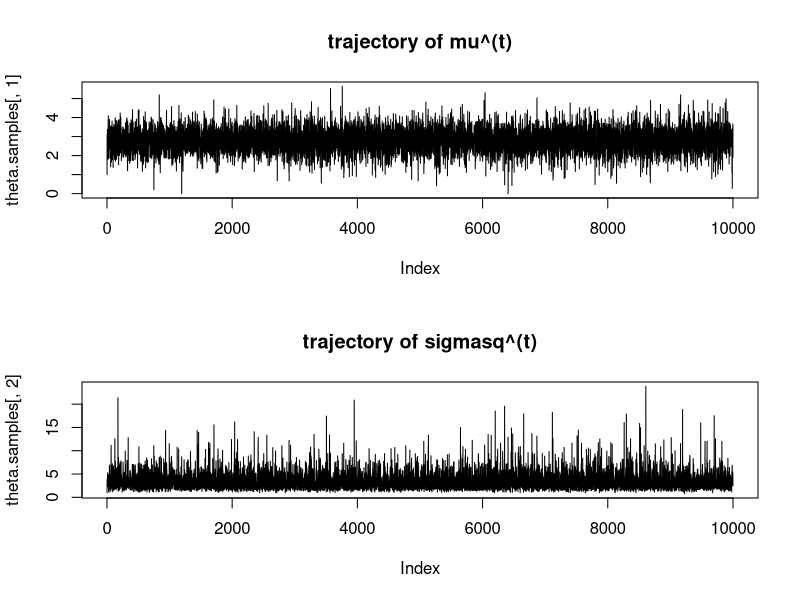
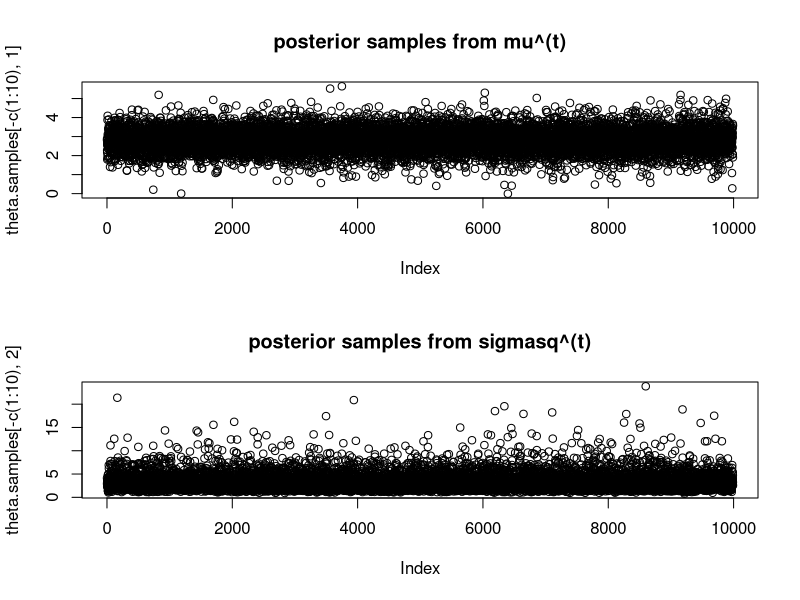
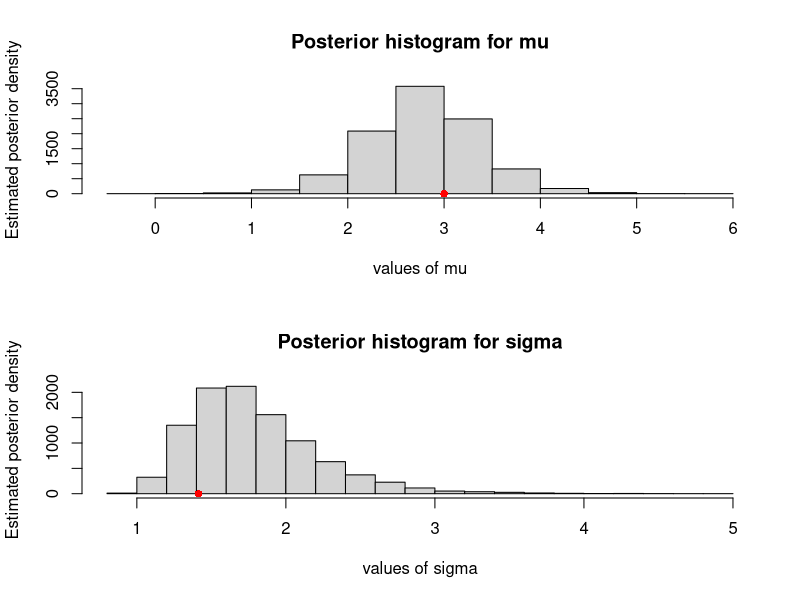
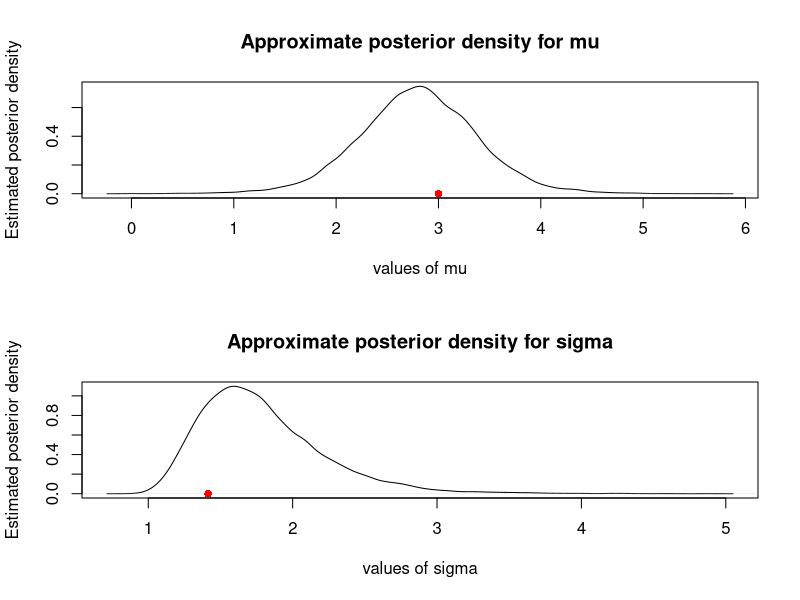
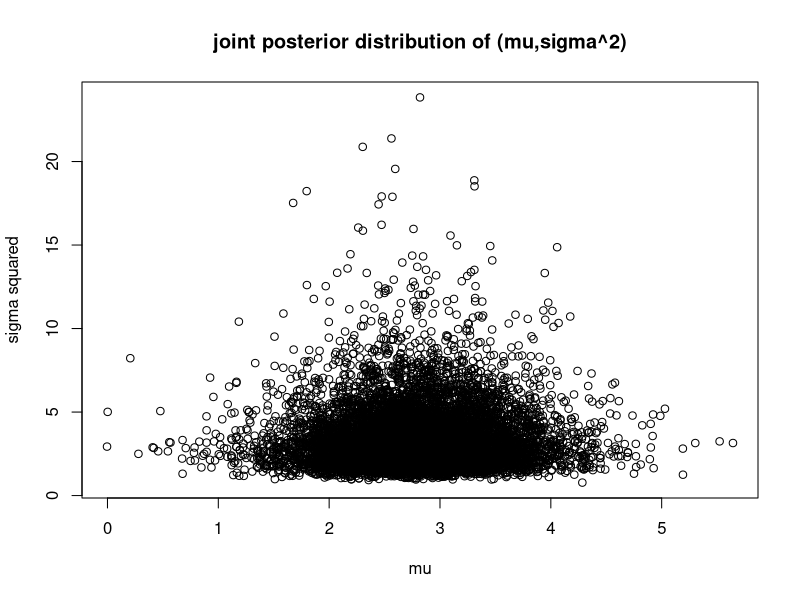

The R script that drew these images, in order:
## IN THIS CODE WE PERFORM GIBBS SAMPLING ON A 
## UNIVARIATE NORMAL MODEL WITH UNKNOWN MEAN AND VARIANCE

##  DEFINE THE PRIOR HYPERPARAMETERS
mu0<-0
sigma0sq<-100
nu0<-1
xi0sq<-0.01

##  SIMULATE A VECTOR OF OBSERVED DATAPOINTS
n<-10
true_mean<-3; true_var<-2
x<-rnorm(n,mean = true_mean,sd = sqrt(true_var))
##  COMPUTE RELEVANT SUMMARY STATISTICS
mean.x<-mean(x)

## DEFINE EMPTY MATRIX OF POSTERIOR SAMPLES
s<-10000
theta.samples<-matrix(NA,nrow = s,ncol = 2)

## INITIALIZE THE MARKOV CHAIN (mu,sigmasq) AT SOME ARBITRARY VALUES
mu<-1
sigmasq<-1
## SET TIME TO 1 AND STORE THE FIRST SAMPLE
t<-1
theta.samples[t,]<-c(mu,sigmasq)

for (t in 2:s){# SIMULATE THE MARKOV CHAIN (mu,sigmasq) FROM t=1 to t=s
  
  # COMPUTE THE UPDATED PARAMETERS OF THE FULL CONDITIONAL OF mu
  mun<-(mu0/sigma0sq+n*mean.x/sigmasq)/(1/sigma0sq+n/sigmasq)
  sigmansq<-1/(1/sigma0sq+n/sigmasq)
  # SIMULATE A NEW mu FROM ITS FULL CONDITIONAL
  mu<-rnorm(1,mean = mun,sd = sqrt(sigmansq))
  
  # COMPUTE THE UPDATED PARAMETERS OF THE FULL CONDITIONAL OF sigmasq
  nun<-nu0+n
  xinsq<-(nu0*xi0sq+sum((x-mun)^2))/nun
  # SIMULATE A NEW sigmasq FROM ITS FULL CONDITIONAL
  sigmasq<-1/rgamma(n = 1,shape = nun/2,rate = nun*xinsq/2)
  
  # STORE THE NEW VALUE OF THE MARKOV CHAIN IN THE MATRIX OF POSTERIOR SAMPLES
  theta.samples[t,]<-c(mu,sigmasq)
}

### PLOT THE TRAJECTORIES OF (mu,sigmasq) AND THE CORRESPONDING 
### samples (removing the first few iterations as "burn in")
###
par(mfrow=c(2,1))
plot(theta.samples[,1],type="l",main="trajectory of mu^(t)")
plot(theta.samples[,2],type="l",main="trajectory of sigmasq^(t)")

plot(theta.samples[-c(1:10),1],type="p",main="posterior samples from mu^(t)")
plot(theta.samples[-c(1:10),2],type="p",main="posterior samples from sigmasq^(t)")
par(mfrow=c(1,1))

### NOW YOU CAN DO ANY INFERENCE OF INTEREST USING THE SAMPLES
### FOR EXAMPLE: A GOOD SANITY CHECK WOULD BE TO COMPARE THE 
### POSTERIOR DISTRIBUTION WITH THE "TRUE" VALUE WE USED TO GENERATE THE SAMPLES
###
par(mfrow=c(2,1))
hist(theta.samples[-c(1:10),1],
     xlab="values of mu",ylab="Estimated posterior density",
     main="Posterior histogram for mu")
points(x = true_mean,y = 0,col="red",pch=16)
hist(sqrt(theta.samples[-c(1:10),2]),
     xlab="values of sigma",
     ylab="Estimated posterior density",
     main="Posterior histogram for sigma")
points(x = sqrt(true_var),y = 0,col="red",pch=16)
par(mfrow=c(1,1))
## THIS IS USING KERNEL DENSITY ESTIMATORS TO GET SMOOTH CURVES
par(mfrow=c(2,1))
plot(density(theta.samples[-c(1:10),1]),xlab="values of mu",
     ylab="Estimated posterior density",
     main="Approximate posterior density for mu")
points(x = true_mean,y = 0,col="red",pch=16)

plot(density(sqrt(theta.samples[-c(1:10),2])),
     xlab="values of sigma",
     ylab="Estimated posterior density",
     main="Approximate posterior density for sigma")
points(x = sqrt(true_var),y = 0,col="red",pch=16)
par(mfrow=c(1,1))

### THIS IS HOW THE JOINT POSTERIOR DISTRIBUTION LOOKS LIKE (INCREASE s TO GET BETTER RESULTS)
###
plot(theta.samples[-c(1:10),],
     xlab="mu",
     ylab="sigma squared",
     main="joint posterior distribution of (mu,sigma^2)")
